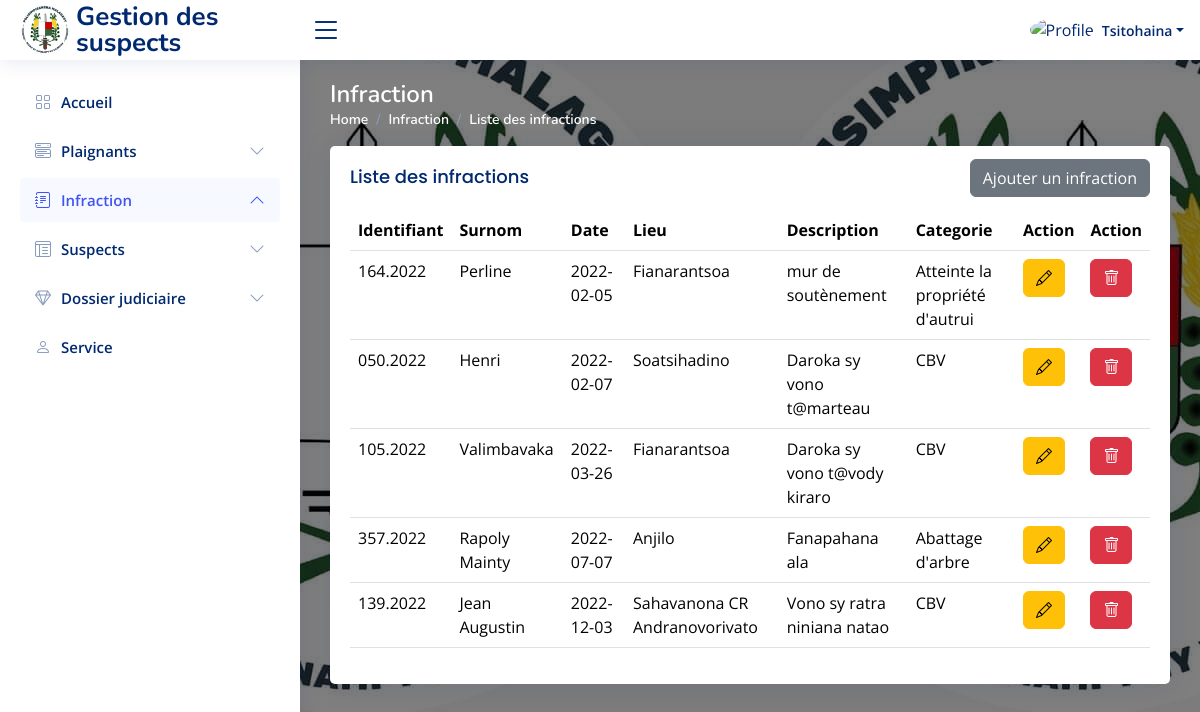
Page /infraction (signed in) on the committed database.
### tables this page shows
CREATE TABLE `infraction` (
  `ID_Infraction` varchar(50) NOT NULL,
  `Quand` date NOT NULL,
  `Lieu` varchar(100) NOT NULL,
  `Description` text DEFAULT NULL,
  `Categorie` varchar(255) NOT NULL,
  `Date_AJout` timestamp NOT NULL DEFAULT current_timestamp()
);

CREATE TABLE `plaignant` (
  `ID_Plaignant` varchar(40) NOT NULL,
  `ID_Enqueteur` int(11) NOT NULL,
  `Nom` varchar(50) NOT NULL,
  `Prenom` varchar(50) NOT NULL,
  `Surnom` varchar(50) DEFAULT NULL,
  `CIN` varchar(100) NOT NULL,
  `Adresse` varchar(100) NOT NULL,
  `Contact` varchar(20) NOT NULL,
  `Profession` varchar(255) NOT NULL,
  `Sexe` varchar(50) NOT NULL,
  `Date_Ajout` timestamp NOT NULL DEFAULT current_timestamp()
);

### controllers/Infraction.controller.php (called while the page is built, shortened)
<?php
    require_once("models/InfractionManager.class.php");
    class InfractionController{
        private $infractionManager;
        public function __construct() {
            $this->infractionManager = new InfractionManager();
            $this->infractionManager->chargementInfraction();
        }
        public function afficherInfraction($url){
            $infractions = $this->infractionManager->getInfraction();
            require("views/infraction/infraction.view.php");
        }
    }
?>

### models/InfractionManager.class.php (called while the page is built, shortened)
<?php
    require_once("config/database.php");
    require_once("Infraction.class.php");
    class InfractionManager extends Database{
        private $infractions;
        public function ajoutInfraction($infraction){
            $this->infractions[] = $infraction;
        }
        public function getInfraction(){ return $this->infractions; }
        public function chargementInfraction(){
            $req = $this->getMyDb()->prepare("SELECT infraction.*, plaignant.Surnom FROM Infraction, plaignant, rapport WHERE infraction.ID_Infraction = rapport.ID_Infraction AND plaignant.ID_Plaignant = rapport.ID_Plaignant ORDER BY infraction.Date_Ajout DESC");
            $req->execute();
            $mesInfractions = $req->fetchAll(PDO::FETCH_ASSOC);
        }
    }
?>

### models/Infraction.class.php (called while the page is built, shortened)
<?php
    class Infraction{
        private $idInfraction;
        private $date;
        private $lieu;
        private $description;
        private $categorie;
        private $surnom;
        public function __construct($idInfraction, $date, $lieu, $description, $categorie, $surnom) {
            $this->idInfraction = $idInfraction;
            $this->date = $date;
            $this->lieu = $lieu;
            $this->description = $description;
            $this->categorie = $categorie;
            $this->surnom = $surnom;
        }
        public function getIdInfraction() { return $this->idInfraction; }
        public function getDate() { return $this->date; }
        public function getLieu() { return $this->lieu; }
        public function getDescription() { return $this->description; }
        public function getCategorie() { return $this->categorie; }
        public function getSurnom(){ return $this->surnom; }
    }
?>

### config/database.php (called while the page is built, shortened)
<?php
    abstract class Database{
        private static $mydb;
        private static function setMyDb(){
            self::$mydb = new PDO("mysql:host=". HOST . ";dbname=". DB_NAME, USER, PASSWORD);
            self::$mydb->setAttribute(PDO::ATTR_ERRMODE, PDO::ERRMODE_EXCEPTION);
        }
        protected function getMyDb(){
            return self::$mydb;
        }
    }
?>

### views/infraction/infraction.view.php (the view, shortened to what this page needs)
          <div class="col-lg-12">
<div class="card">
  <div class="card-body">
  <div class="d-flex align-items-center justify-content-between">
        <h5 class="card-title">Liste des infractions</h5>
        <a href="<?= URL ?>infraction/ajout" class="btn btn-secondary">Ajouter un infraction</a>
    </div>
    <div class="overflow-auto">
    <table class="table datatable">
      <thead>
        <tr>
          <th>Identifiant</th>
          <th>Surnom</th>
          <th data-type="date" data-format="YYYY/DD/MM">Date</th>
          <th>Lieu</th>
          <th>Description</th>
          <th>Categorie</th>
          <th>Action</th>
          <th>Action</th>
        </tr>
      </thead>
      <tbody>
        <?php if(empty($infractions)):?>
        <?php else:?>
          <?php for($i = 0; $i < count($infractions); $i++): ?>
        <tr>
          <td><?= $infractions[$i]->getIdInfraction(); ?></td>
          <td><?= $infractions[$i]->getSurnom(); ?></td>
          <td><?= $infractions[$i]->getDate(); ?></td>
          <td><?= $infractions[$i]->getLieu(); ?></td>
          <td><?= $infractions[$i]->getDescription(); ?></td>
          <td><?= $infractions[$i]->getCategorie(); ?></td>
          <td><a href="<?= URL ?>infraction/modifier/<?= $infractions[$i]->getIdInfraction(); ?>" class="btn btn-warning"><i class="bi bi-pencil"></i></a></td>
          <td>
            <button type="button" class="btn btn-danger" data-bs-toggle="modal" data-bs-target="#basicModal<?= $infractions[$i]->getIdInfraction(); ?>">
                <i class="bi bi-trash"></i>
            </button>
          </td>
        </tr>
        <?php endfor; ?>
        <?php endif?>
      </tbody>
    </table>
    </div>
  </div>
</div>
</div>
<?php
    require ("views/layout/template.php");
?>

### assets/css/style.css (style rules this page uses)
:root { scroll-behavior: smooth; }
body { font-family: "Open Sans", sans-serif; background: #f8f8f8; background: linear-gradient( rgba(0, 0, 0, 0.5), rgba(0, 0, 0, 0.5) ), url("../img/POLICE.jfif"); color: #444444; }
a { color: #4154f1; text-decoration: none; }
h1, h2, h3, h4, h5, h6 { font-family: "Nunito", sans-serif; }
.card { margin-bottom: 30px; border: none; border-radius: 5px; box-shadow: 0px 0 30px rgba(1, 41, 112, 0.1); }
.card-title { padding: 20px 0 15px 0; font-size: 18px; font-weight: 500; color: #012970; font-family: "Poppins", sans-serif; }
.card-body { padding: 0 20px 20px 20px; }

### rows in the picture
infraction: ID_Infraction "164.2022", plaignant.Surnom "Perline", Quand "2022-02-05", Lieu "Fianarantsoa", Description "mur de soutènement", Categorie "Atteinte la propriété d'autrui"
infraction: ID_Infraction "050.2022", plaignant.Surnom "Henri", Quand "2022-02-07", Lieu "Soatsihadino", Description "Daroka sy vono t@marteau", Categorie "CBV"
infraction: ID_Infraction "105.2022", plaignant.Surnom "Valimbavaka", Quand "2022-03-26", Lieu "Fianarantsoa", Description "Daroka sy vono t@vody kiraro", Categorie "CBV"
infraction: ID_Infraction "357.2022", plaignant.Surnom "Rapoly Mainty", Quand "2022-07-07", Lieu "Anjilo", Description "Fanapahana ala", Categorie "Abattage d'arbre"
infraction: ID_Infraction "139.2022", plaignant.Surnom "Jean Augustin", Quand "2022-12-03", Lieu "Sahavanona CR Andranovorivato", Description "Vono sy ratra niniana natao", Categorie "CBV"

### other values in the picture
$_SESSION["nom"] "Tsitohaina"
$title "Infraction"
$secondtitle "Liste des infractions"
